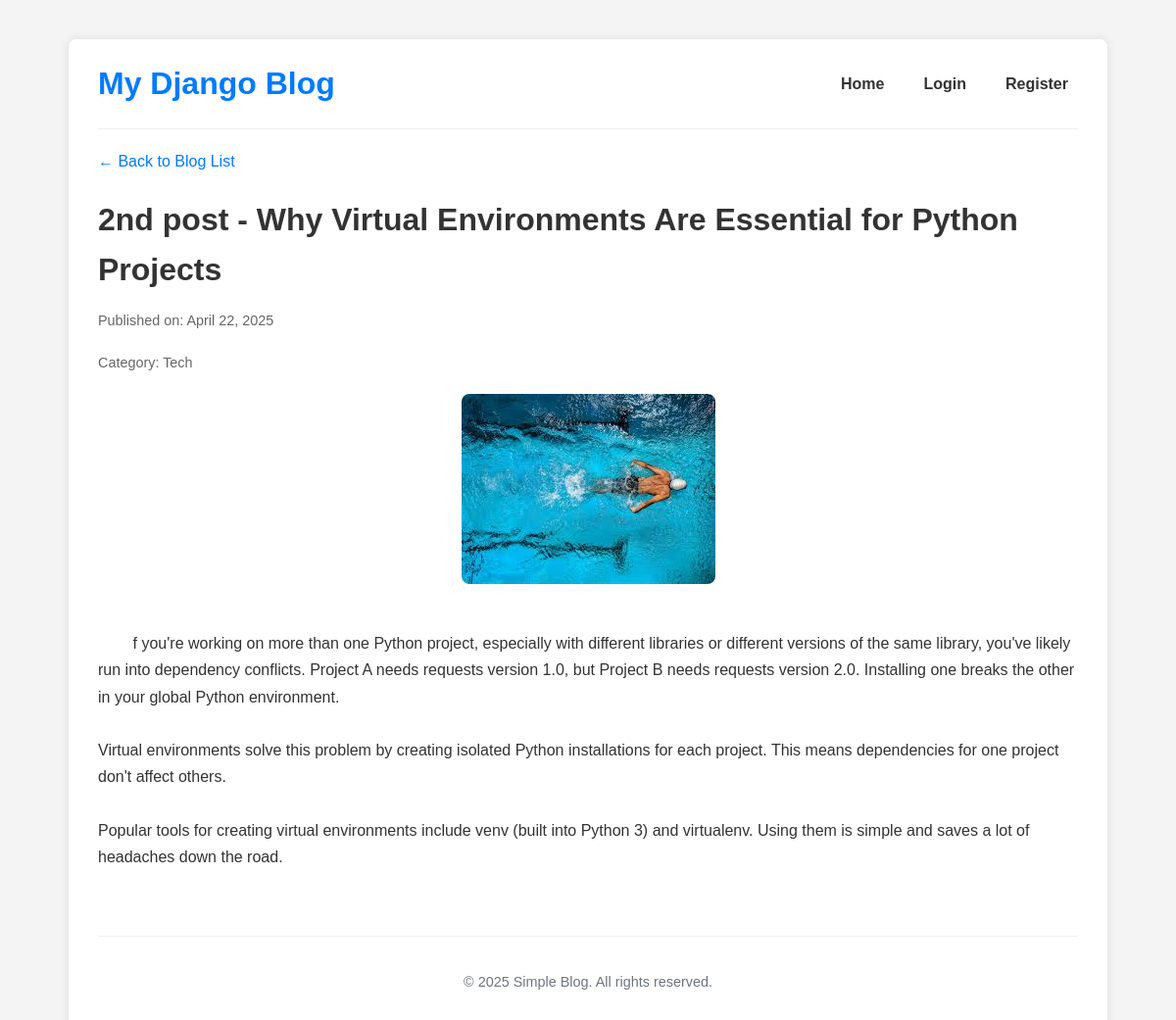
The app's page /post/2/ with its own data.
### blog/models.py (models this page shows, shortened)
class Post(models.Model):
    title = models.CharField(max_length=200)
    content = models.TextField()
    pub_date = models.DateTimeField(default=timezone.now)
    category = models.ForeignKey(Category, on_delete=models.SET_NULL, null=True, blank=True)
    image = models.ImageField(upload_to='blog_images/', blank=True, null=True)
    author = models.ForeignKey(User, on_delete=models.CASCADE, related_name='blog_posts', null=True)
    class Meta:
        ordering = ['-pub_date']
    @property
    def image_url(self):
        if self.image and hasattr(self.image, 'url'):
            return self.image.url
        return None # Or a default image URL

class Category(models.Model):
    name = models.CharField(max_length=100, unique=True)
    class Meta:
        verbose_name_plural = "Categories"

### blog/views.py (the view)
# urls.py: path('post/<int:post_id>/', views.post_detail, name='post_detail'),
def post_detail(request, post_id):
    post = get_object_or_404(Post, pk=post_id)
    context = {
        'post': post
    }
    return render(request, 'blog/post_detail.html', context)

### templates/blog/post_detail.html (shortened to what this page needs)
{% extends 'blog/base.html' %}
{% block content %}
<div class="post-detail">
    <nav>
        <p><a href="{% url 'post_list' %}">← Back to Blog List</a></p>
    </nav>
    <h1>{{ post.title }}</h1>
    <p class="post-meta">Published on: {{ post.pub_date|date:"F j, Y" }}</p>
    {% if post.category %}
        <p class="post-meta">Category: {{ post.category.name }}</p>
    {% endif %}
    {% if post.image %}
        <img src="{{ post.image_url }}" alt="{{ post.title }}" class="post-image">
    {% endif %}
    <div class="post-content">
        {{ post.content|linebreaksbr }}
    </div>
</div>
{% endblock %}

### static/css/style.css (style rules this page uses)
body { font-family: 'Arial', sans-serif; line-height: 1.6; margin: 0; padding: 20px; background-color: #f4f4f4; color: #333; }
h1, h2, h3 { color: #333; margin-bottom: 10px; }
h1 { color: #007bff; }
a { color: #007bff; text-decoration: none; }
.post-detail h1 { text-align: left; color: #333; margin-bottom: 5px; }
.post-detail .post-meta { font-size: 0.9em; color: #666; margin-bottom: 20px; display: block; }
.post-detail .post-image { max-width: 100%; height: auto; margin-bottom: 20px; border-radius: 8px; display: block; margin-left: auto; margin-right: auto; }
.post-detail .post-content { margin-top: 20px; line-height: 1.7; white-space: pre-wrap; word-wrap: break-word; }

### records on screen
Post: title "2nd post - Why Virtual Environments Are Essential for Python Projects", pub_date "April 22, 2025", category.name "Tech", image_url (picture), content "f you're working on more than one Python project, especially with different libraries or different versions of the same library, you've likely run into dependency conflicts. Project A needs requests version 1.0, but Project B needs requests version 2.0. Installing one breaks the other in your global Python environment. Virtual environments solve this problem by creating isolated Python installations for each project. This means dependencies for one project don't affect others. Popular tools for creating virtual environments include venv (built into Python 3) and virtualenv. Using them is simple and saves a lot of headaches down the road."
